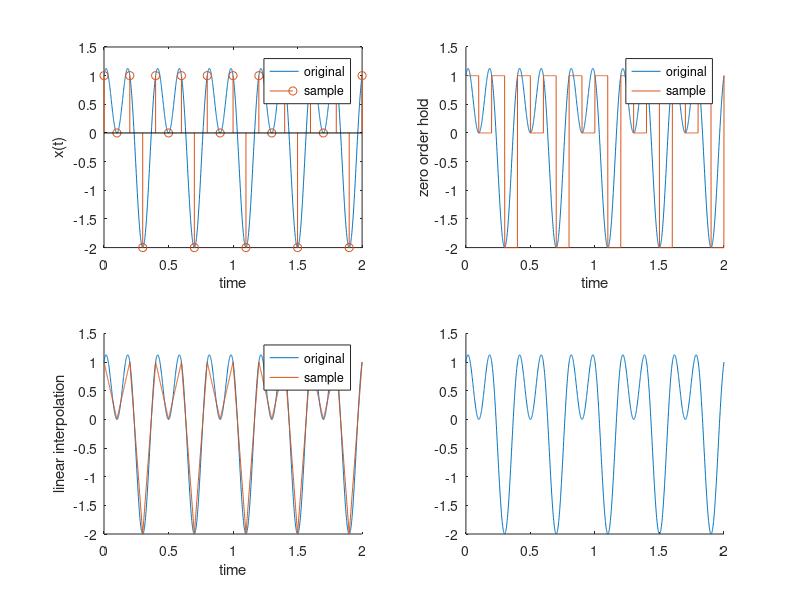

Here is the MATLAB script that generated this plot: (Note: this script raises an error after producing the figure.)

subplot(2,2,1);
t_fine = 0:0.001:2; %Mimic Continous
x = sin(5*pi*t_fine) + cos(10*pi*t_fine); %Original
plot(t_fine,x); %Plotting original signal

hold on;
Ts = 0.1;%Sampling interval
t_n = 0:Ts:2; %times where sampling occurs
xn = sin(5*pi*t_n) + cos(10*pi*t_n); %sampled signal

%plotting
stem(t_n,xn); %plotting sampled signal
hold off;
legend('original','sample');
xlabel('time');
ylabel('x(t)');

%first reconstuction
subplot(2,2,2);
hold on;
plot(t_fine,x); %Plotting original signal
x_1 = interp1(t_n,xn,t_fine,'previous');
plot(t_fine,x_1);
xlabel('time');
ylabel('zero order hold');
legend('original','sample');
hold off;

%second reconstruction
subplot(2,2,3);
hold on;
plot(t_fine,x); %Plotting original signal
x_2 = interp1(t_n,xn,t_fine,'linear');
plot(t_fine,x_2);
xlabel('time');
ylabel('linear interpolation');
legend('original','sample');
hold off;

%third reconstruction
subplot(2,2,4);
hold on;
plot(t_fine,x); %Plotting original signal
n = 0:2/Ts;
x_3 = sinc_interp(n,xn,Ts,t_fine);
plot(t_fine,x_3);
xlabel('time');
ylabel('sinc interpolation');
legend('original','sample');
hold off;

subplot(2,2,3);
index = (t_fine>=0.5 & t_fine <=1.5);
legend('original','sample');
disp('Maximum Absolute Error:');
%For linear intrpolation
max_linear = max(x_1(index) - x(index));
disp('linear interpolation :');
disp(max_linear);

%For zero hold interpolation
max_zero_hold = max(x_2(index) - x(index));
disp('zero order hold :')
disp(max_zero_hold);

%For sinc interpolation
max_sinc = max(x_3(index) - x(index));
disp('sinc interpolation :')
disp(max_sinc);


